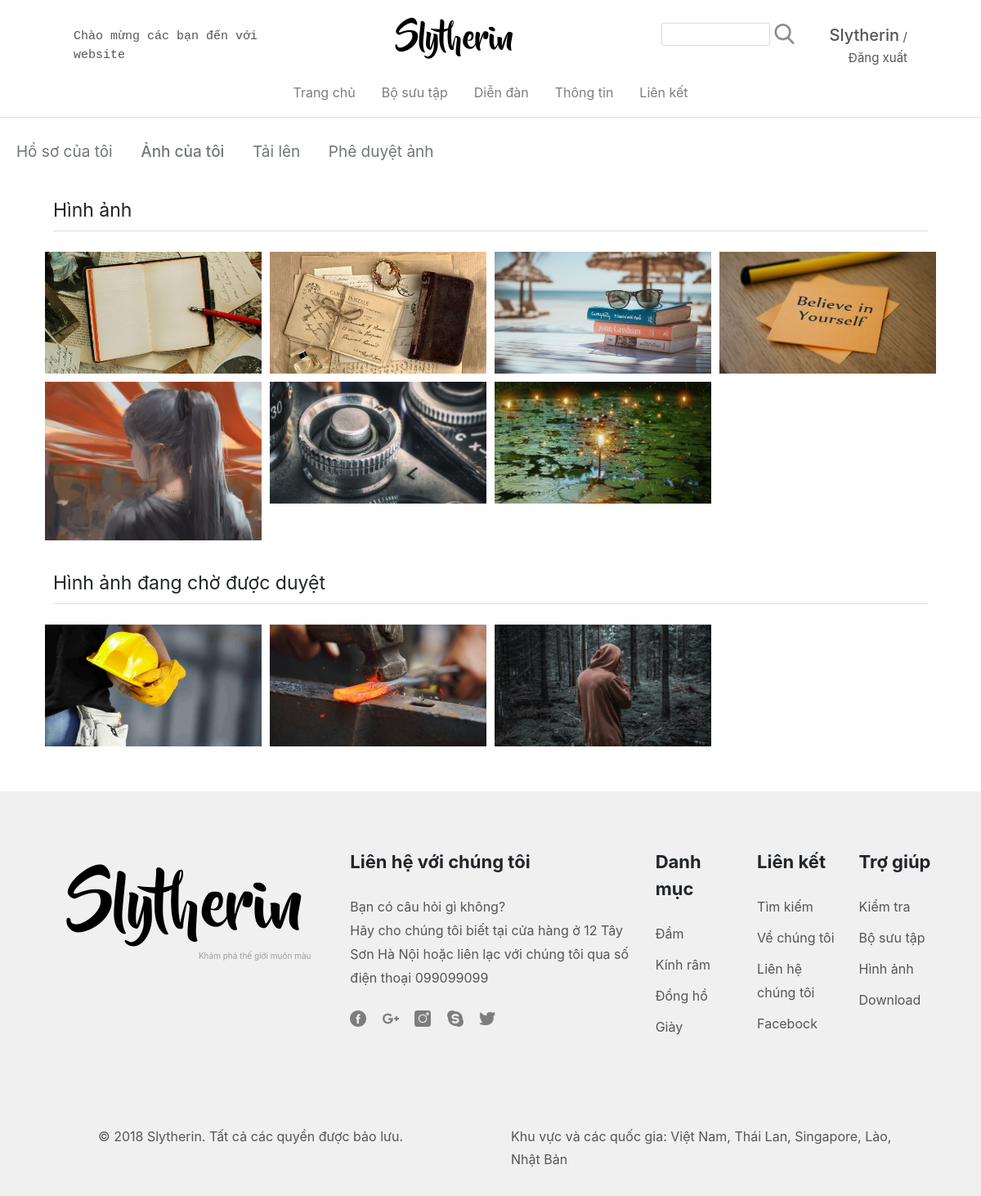
Before: /Sources/mypicture.php (signed in) with the older database file.
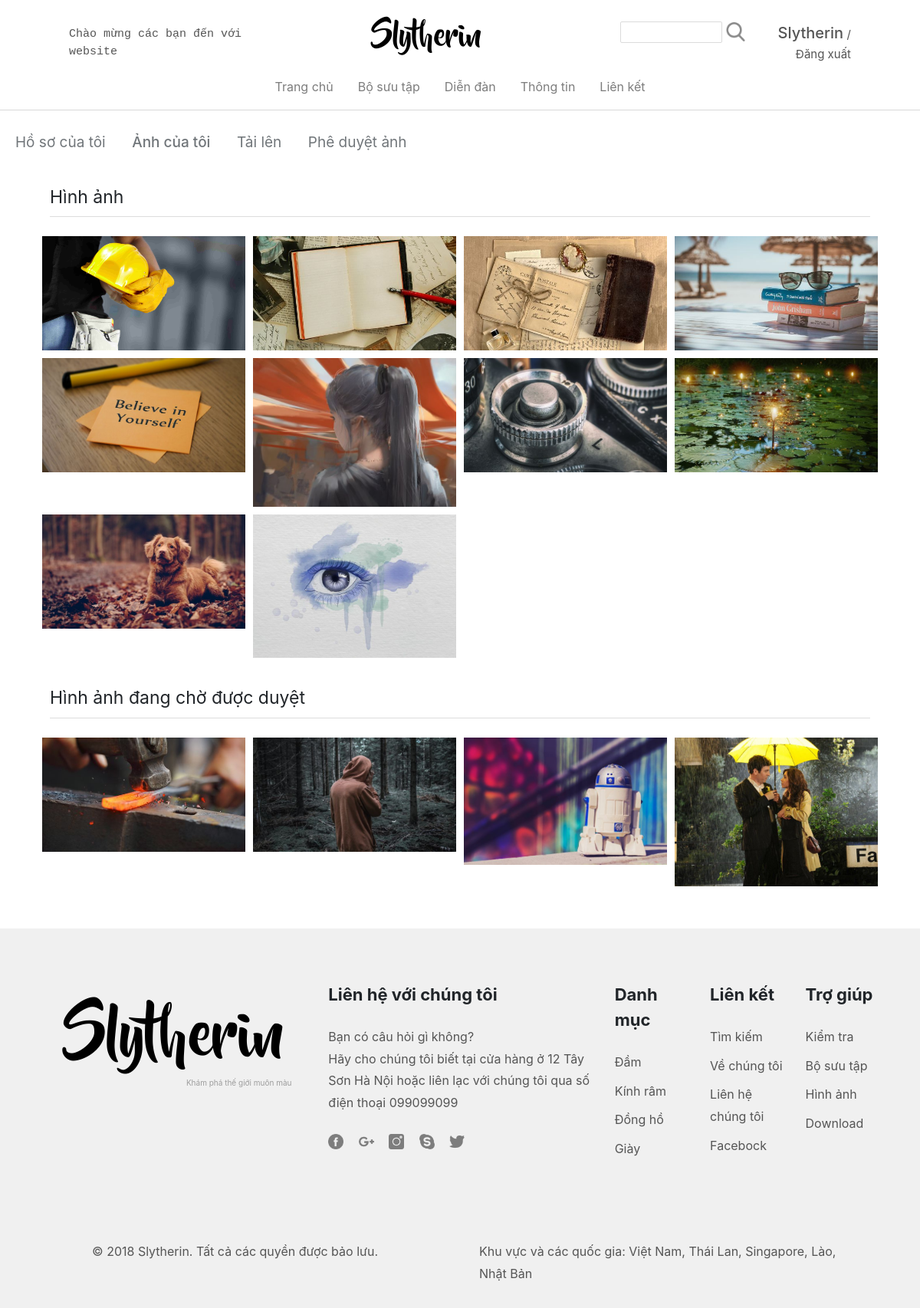
After: the same page with the newer database file.
### tables this page shows
CREATE TABLE `hinhanh` (
  `MaHinhAnh` int(11) NOT NULL AUTO_INCREMENT,
  `TenHinhAnh` varchar(200) DEFAULT NULL,
  `KichCo` varchar(20) DEFAULT NULL,
  `DoPhanGiai` varchar(20) DEFAULT NULL,
  `MoTaHinhAnh` varchar(50) DEFAULT NULL,
  `MaBoSuuTap` int(11) DEFAULT NULL,
  `MaTaiKhoan` int(11) DEFAULT NULL,
  `AnhTaiTro` int(11) DEFAULT NULL,
  `PheDuyet` int(11) DEFAULT '0',
  `Resize` varchar(200) DEFAULT NULL,
  `NgayDang` datetime DEFAULT NULL,
  PRIMARY KEY (`MaHinhAnh`),
  KEY `FK_BoSuuTap` (`MaBoSuuTap`),
  KEY `FK_TaiKhoan` (`MaTaiKhoan`),
  CONSTRAINT `FK_BoSuuTap` FOREIGN KEY (`MaBoSuuTap`) REFERENCES `bosuutap` (`mabosuutap`),
  CONSTRAINT `FK_TaiKhoan` FOREIGN KEY (`MaTaiKhoan`) REFERENCES `taikhoan` (`mataikhoan`)
);

### Sources/mypicture.php (the view, shortened to what this page needs)
<?php
    require('connection.php');
    $username=$_SESSION['UserName'];
    $sql="select * from taikhoan where TenDangNhap='$username'";
    $result = mysqli_query($con, $sql);
    $row = mysqli_fetch_assoc($result);
    $idChucVu=$row["MaChucVu"];
    $idMaTaiKhoan=$row["MaTaiKhoan"];
    $sql="select * from hinhanh where MaTaiKhoan= $idMaTaiKhoan and PheDuyet=1";
    $resultImage = mysqli_query($con, $sql);
    $sqlpd="select * from hinhanh where MaTaiKhoan= $idMaTaiKhoan and PheDuyet=0";
    $resultImagepd = mysqli_query($con, $sqlpd);
 ?>
<!DOCTYPE html>
<html>
<head>
   <link rel="stylesheet" href="https://maxcdn.bootstrapcdn.com/bootstrap/4.0.0-beta.2/css/bootstrap.min.css">
   <link rel="stylesheet" type="text/css" href="css/styles.css">
</head>
<body >
   <div class="container-fluid" id="div-top-shop">
      <div class="row">
         <div class="col-lg-3 col-md-3 col-sm-3" id="hello-span">
            <span >Chào mừng các bạn đến với website</span>
         </div>
         <div class="col-lg-5 col-md-4 col-sm-4">
            <div class="site-title-shop" align="center">
               <a href="index.php">Slytherin</a>
            </div>
         </div>
         <div class="col-lg-4 col-md-5 col-sm-3" align="right">
            <div class="p-t-logo">
              <div class="row">
                <div class="col-lg-7" >
                  <div id="search">
                    <div class="row">
                      <div class="col-lg-10 col-md-10 col-sm-10" style="padding: 0px;">
                        <input type="text" name="txtSearch" id="txtSearch">
                      </div>
                      <div id="btn-search" class="col-lg-2 col-md-2 col-sm-2" style="padding-left:5px;">
                        <img class="image-search" src="image/icon/search-gay.png" alt="">
                      </div>
                    </div>
                  </div>
                </div>
                <div class="col-md-5" style="padding-left: 0px;">
                  <?php
                    if (isset($_SESSION['UserName'])) {
                  ?>
                  <a href="accounts.php" id="account-name"><?php echo $_SESSION['UserName'] ?></a>
                  <a href="logout.php" id="logout">/Đăng xuất</a>
                  <?php }else
                    echo "<a href='login.php' id='login-top'>Đăng nhập</a>";
                  ?>
                </div>
              </div>
            </div>
         </div>
      </div>
   </div>
   <div id="nav-sticky">
      <div class="container-fluid">
         <div class="row">
            <div class="col-lg-12 col-md-12 col-sm-12">
               <div>
                  <ul class="nav justify-content-center pd-t">
                     <li class="nav-item">
                        <a class="nav-link active" href="index.php">Trang chủ</a>
                     </li>
                     <li class="nav-item">
                        <a class="nav-link" href="collection.php">Bộ sưu tập</a>
                     </li>
                     <li class="nav-item">
                        <a class="nav-link" href="forum.php">Diễn đàn</a>
                     </li>
                     <li class="nav-item">
                        <a class="nav-link" href="about.php">Thông tin</a>
                     </li>
                     <li class="nav-item">
                        <a class="nav-link" href="#">Liên kết</a>
                     </li>
                  </ul>
               </div>
            </div>
         </div>
      </div>
   </div>
   <div style="margin:10px auto">
        <div class="tab-menu" style="margin:auto;">
            <div style="max-width:1440px;margin:auto;padding:0 5px;text-align:left">
                <a href="accounts.php">Hồ sơ của tôi</a>
                <a href="" style="font-weight: 500">Ảnh của tôi</a>
                <a href="upload.php">Tải lên</a>
                <?php if($idChucVu==1){?>
                    <a href="photoapproval.php" >Phê duyệt ảnh</a>
                <?php } ?>
            </div>
        </div>
    </div>
    <div id="mypicture-form">
        <div class="container-fluid">
            <div class="row">
              <div class="col-lg-12">
                <p id="acc-top">Hình ảnh</p>
              </div>
                <?php foreach ($resultImage as $item) {?>
                      <div class="col-lg-3 col-md-4 col-sm-6 p-l-r-5">
                          <a href="image.php?id=<?php echo $item["MaHinhAnh"] ?>" title="">
                            <div class="image-background-form-mypicture">
                              <img class="featured-photos-object-mypicture" src="image/resize/<?php echo $item["Resize"] ?>" alt="">
                            </div>
                          </a>
                      </div>
                <?php } ?>
                <div class="col-lg-12" style="padding-top: 30px;">
                  <p id="acc-top">Hình ảnh đang chờ được duyệt</p>
                </div>
                  <?php foreach ($resultImagepd as $item) {?>
                        <div class="col-lg-3 col-md-4 col-sm-6 p-l-r-5">
                            <a href="image.php?id=<?php echo $item["MaHinhAnh"] ?>" title="">
                              <div class="image-background-form-mypicture">
                                <img class="featured-photos-object-mypicture" src="image/resize/<?php echo $item["Resize"] ?>" alt="">
                              </div>
                            </a>
                        </div>
                  <?php } ?>
            </div>
        </div>
    </div>
   <div class="info-bottom">
      <div class="container-fluid">
         <div class="row">
            <div class="col-lg-4">
               <div class="padding-sly">
                  <h1 class="site-title">
                     <a href="#">Slytherin</a>
                  </h1>
                  <p class="site-tiny">Khám phá thế giới muôn màu</p>
               </div>
            </div>
            <div class="col-lg-8">
               <div class="row">
                  <div class="col-lg-6">
                     <span class="font-bold-bottom">Liên hệ với chúng tôi</span><br><br>
                     <div class="font-info-bottom">
                        <span>Bạn có câu hỏi gì không?</span><br>
                        <span>Hãy cho chúng tôi biết tại cửa hàng ở 12 Tây Sơn Hà Nội hoặc liên lạc với chúng tôi qua số điện thoại 099099099</span><br>
                     </div>
                     <div class="p-t-logo">
                        <a class="p-r-logo" href="https://www.facebook.com/">
                           <img class="icon-logo" src="image/icon/fb-logo.png" alt="">
                        </a>
                        <a class="p-r-logo" href="https://www.google.com/">
                           <img class="icon-logo" src="image/icon/google-plus.png" alt="">
                        </a>
                        <a class="p-r-logo" href="">
                           <img class="icon-logo" src="image/icon/inta-logo.png" alt="">
                        </a>
                        <a class="p-r-logo" href="">
                           <img class="icon-logo" src="image/icon/sky-logo.png" alt="">
                        </a>
                        <a class="p-r-logo" href="">
                           <img class="icon-logo" src="image/icon/twitter-logo.png" alt="">
                        </a>
                     </div>
                  </div>
                  <div class="col-lg-2 col-md-4 col-sm-4">
                     <span class="font-bold-bottom">Danh mục</span><br><br>
                     <div >
                        <ul >
                           <li class="p-b-li"><a href="#" class="font-info-bottom ">Đầm</a></li>
                           <li class="p-b-li"><a href="#" class="font-info-bottom">Kính râm</a></li>
                           <li class="p-b-li"><a href="#" class="font-info-bottom">Đồng hồ</a></li>
                           <li class="p-b-li"><a href="#" class="font-info-bottom">Giày</a></li>
                        </ul>
                     </div>
                  </div>
                  <div class="col-lg-2 col-md-4 col-sm-4">
                     <span class="font-bold-bottom">Liên kết</span><br><br>
                     <div >
                        <ul >
                           <li class="p-b-li"><a href="#" class="font-info-bottom ">Tìm kiếm</a></li>
                           <li class="p-b-li"><a href="#" class="font-info-bottom">Về chúng tôi</a></li>
                           <li class="p-b-li"><a href="#" class="font-info-bottom">Liên hệ chúng tôi</a></li>
                           <li class="p-b-li"><a href="#" class="font-info-bottom">Facebock</a></li>
                        </ul>
                     </div>
                  </div>
                  <div class="col-lg-2 col-md-4 col-sm-4">
                     <span class="font-bold-bottom">Trợ giúp</span><br><br>
                     <div >
                        <ul >
                           <li class="p-b-li"><a href="#" class="font-info-bottom">Kiểm tra</a></li>
                           <li class="p-b-li"><a href="#" class="font-info-bottom">Bộ sưu tập</a></li>
                           <li class="p-b-li"><a href="#" class="font-info-bottom">Hình ảnh</a></li>
                           <li class="p-b-li"><a href="#" class="font-info-bottom">Download</a></li>
                        </ul>
                     </div>
                  </div>
               </div>
            </div>
         </div>
      </div>
      <div class="p-l-r-bt">
         <div class="row">
            <div class="col-lg-6">
               <span class="font-info-bottom">© 2018 Slytherin. Tất cả các quyền được bảo lưu.</span>
            </div>
            <div class="col-lg-6">
               <span class="font-info-bottom">Khu vực và các quốc gia: Việt Nam, Thái Lan, Singapore, Lào, Nhật Bản</span>
            </div>
         </div>
      </div>
   </div>
</body>
</html>

### Sources/css/styles.css (style rules this page uses)
#hello-span { color: #555555; font-family: monospace; font-size: 15px; margin-top: 28px; }
#logout { color: #555555; font-size: 15px; }
#account-name { text-transform: capitalize; color: #555555; font-size: 20px; margin-left: 15px; font-weight: 500; }
.padding-sly { padding-top: 30px; padding-left: 0px; padding-bottom: 0px; padding-right: 0px; text-align: center; }
.site-title { font-size: 80px; font-family: BeyondTheMountains; }
.site-title a { color: black; text-decoration: none; }
.site-tiny { font-size: 10px; margin-top: -10px; margin-left: 170px; color: #9d9d9d; }
#nav-sticky { background-color: white; border-bottom: 0.8px solid #55555538; z-index: 1; padding-top: 10px; padding-bottom: 10px; }
.nav-item a { color: #7d7d7d; }
.info-bottom { background-color: #f0f0f0; padding-left: 40px; padding-right: 40px; padding-top: 70px; padding-bottom: 30px; }
.font-info-bottom { font-size: 16px; color: #555555; line-height: 1.8; }
.font-bold-bottom { font-weight: bold; font-size: 22px; }
.p-b-li { padding-bottom: 9px; }
.p-b-li a { text-decoration: none; }
.p-l-r-bt { padding-left: 80px; padding-right: 60px; padding-top: 80px; }
.icon-logo { height: 20px; width: 20px; }
.p-r-logo { padding-right: 15px; }
.p-t-logo { padding-top: 22px; }
.p-t-logo a { text-decoration: none; }
ul,li { list-style-type: none; padding-left: 0px; }
.p-l-r-5 { padding: 5px; }
#div-top-shop { padding-left: 90px; padding-top: 6px; padding-right: 90px; }
.site-title-shop { font-size: 40px; font-family: BeyondTheMountains; padding-top: 15px; }
.site-title-shop a { color: black; text-decoration: none; }
#search { padding-left: 30px; padding-bottom: 25px; padding-right: 10px; }
#search input[type=text] { max-width: 97%; border: solid 1px #dbdbdb; border-radius: 2px; }
#btn-search { cursor: pointer; }
.image-search { height: 25px; width: auto; }
#acc-top { margin-bottom: 20px; padding: 0 0 8px; border-bottom: 1px solid #ddd; font-size: 23px; }
.tab-menu a { font-size: 19px; display: inline-block; padding: 10px 0; margin: 10px 15px; cursor: pointer; color: #71767a; border-bottom: 2px solid transparent; line-height: 24px; text-decoration: none; }
#mypicture-form { padding-left: 50px; padding-right: 50px; padding-bottom: 50px; padding-top: 10px; }
.featured-photos-object-mypicture { width: 100%; height: auto; }
.image-background-form-mypicture { max-height: 194px; overflow: hidden; }

Changed rows visible on the page:
added hinhanh: Resize (picture)
added hinhanh: Resize (picture)
added hinhanh: Resize (picture)
added hinhanh: Resize (picture)
